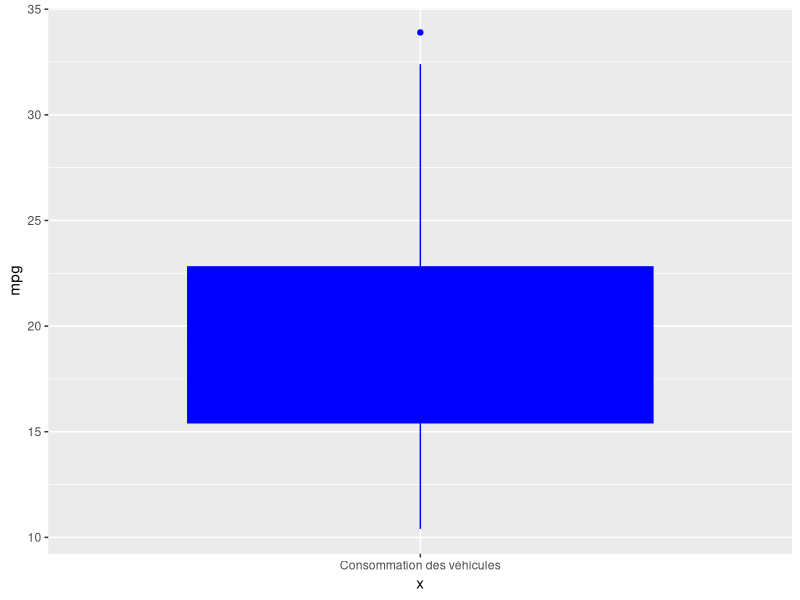
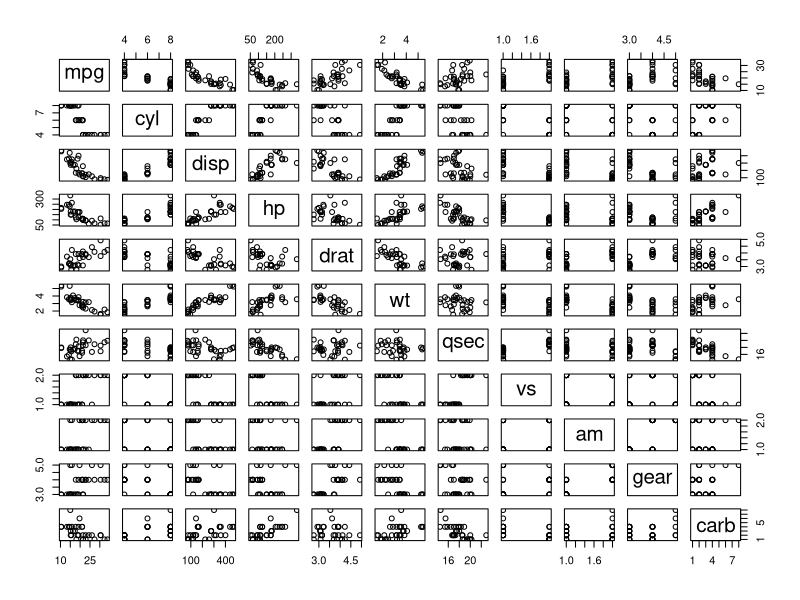
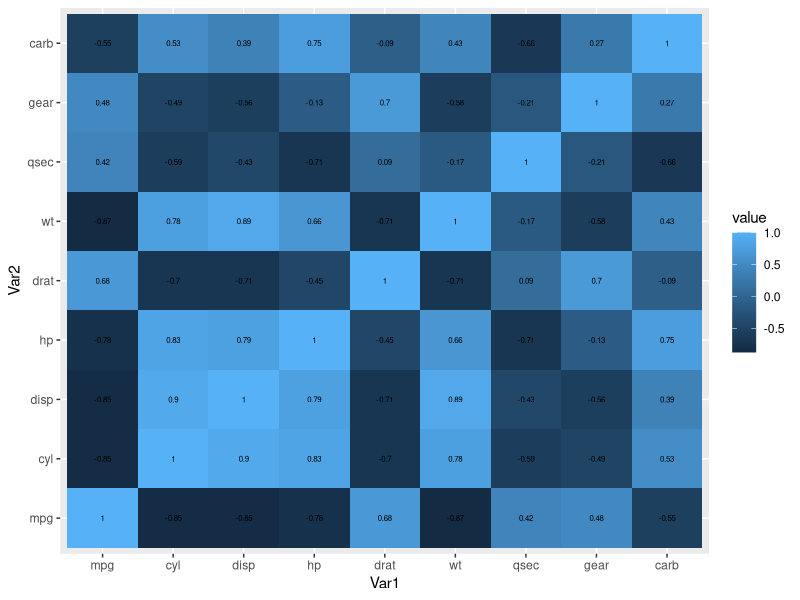
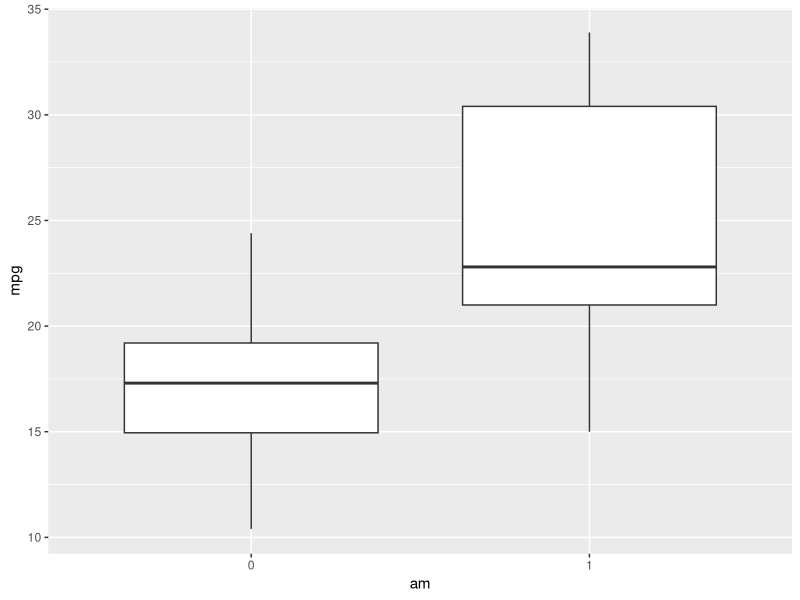
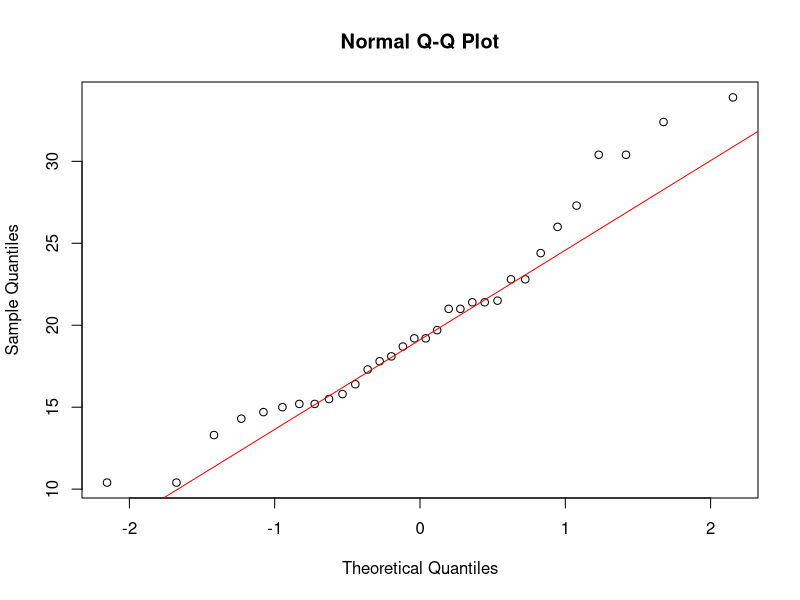
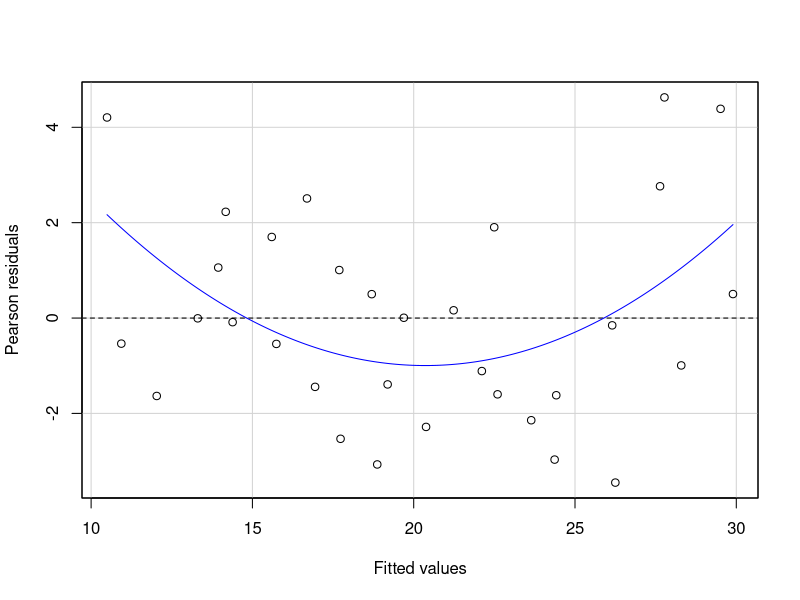
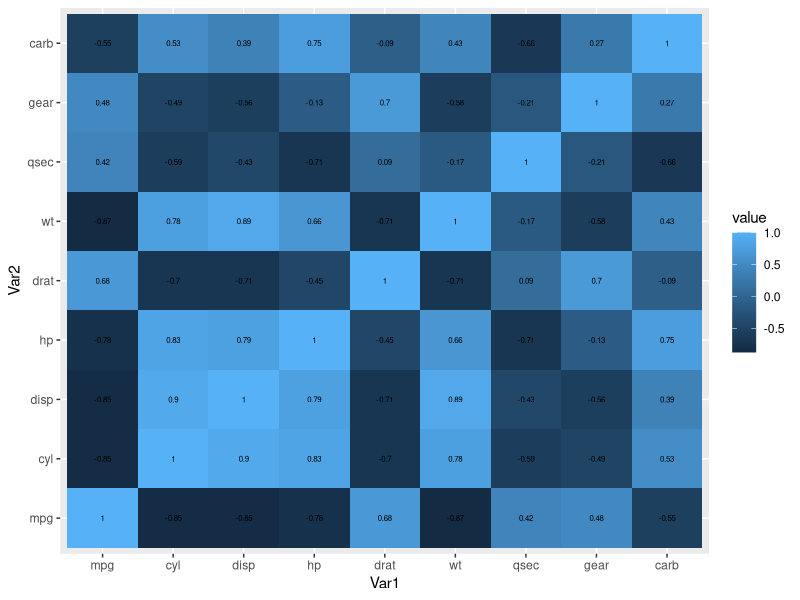

The R source for these figures, in order:
## ---- chunk 1
#| echo: false
# écrire du code
data("mtcars")

## ---- chunk 2
#| echo: false
summary(mtcars)

## ---- chunk 3
#| echo: false
library(ggplot2)
ggplot(data = mtcars, aes(x="Consommation des véhicules", y = mpg))+
  geom_boxplot(color="blue", fill="blue")
## ---- chunk 4
mtcars$vs <- as.factor(mtcars$vs)
mtcars$am <- as.factor(mtcars$am)
plot(mtcars)
## ---- chunk 5
base_quanti <- mtcars[,-which(names(mtcars) %in% c("vs","am"))]

## ---- chunk 6

# Install and load reshape2 package
#install.packages("reshape2")
library(reshape2)
 
# creating correlation matrix
corr_mat <- round(cor(base_quanti),2)
 
# reduce the size of correlation matrix
melted_corr_mat <- melt(corr_mat)
head(melted_corr_mat)
 
# plotting the correlation heatmap
library(ggplot2)
ggplot(data = melted_corr_mat, aes(x=Var1, y=Var2, 
                                   fill=value)) + 
geom_tile() +
geom_text(aes(Var2, Var1, label = value), 
          color = "black", size = 2)
## ---- chunk 7
table(mtcars$vs)
## ---- chunk 8
ggplot(data = mtcars, aes(x=am,y=mpg))+
  geom_boxplot(aes(fill=mpg))
## ---- chunk 9
# Réalisation d'un t-test pour comparer les moyennes de 'mpg' entre les voitures à transmission manuelle et automatique
t.test(mpg ~ am, data=mtcars)

## ---- chunk 10
# Création d'un QQ-plot pour la variable 'mpg'
qqnorm(mtcars$mpg)
qqline(mtcars$mpg, col = "red")
## ---- chunk 11
# Test de Shapiro-Wilk pour 'mpg'
shapiro.test(mtcars$mpg)
## ---- chunk 12
install.packages("cars")
# Chargement du package
library(car)

# Réalisation du test de Levene sur 'mpg' en fonction du type de transmission 'am'
leveneTest(mpg ~ am, data=mtcars)
## ---- chunk 13

t.test(mpg ~ am, data=mtcars, var.equal = FALSE)
## ---- chunk 14
wilcox.test(mpg ~ am, data=mtcars)

## ---- chunk 15
model <- lm(mpg ~ ., data = mtcars )
## ---- chunk 16
summary(model)
## ---- chunk 17
residualPlot(model)
## ---- chunk 18
vif(model)
## ---- chunk 19
ggplot(data = melted_corr_mat, aes(x=Var1, y=Var2, 
                                   fill=value)) + 
geom_tile() +
geom_text(aes(Var2, Var1, label = value), 
          color = "black", size = 2)
## ---- chunk 20
mtcars_bis <- mtcars[,-which(names(mtcars) %in% c("cyl","disp"," hp","carb","qsec"))]



model_bis <- lm(mpg ~ ., data = mtcars_bis )
## ---- chunk 21
summary(model_bis)
## ---- chunk 22
vif(model_bis)
## ---- chunk 23
predict(model_bis, data.frame(hp = 10, drat = 5, wt = 10, vs = as.factor(0), am = as.factor(0), gear = 7))

## ---- chunk 24
?predict
## ---- chunk 25
1 + 1
## ---- chunk 26
#| echo: false
2 * 2
